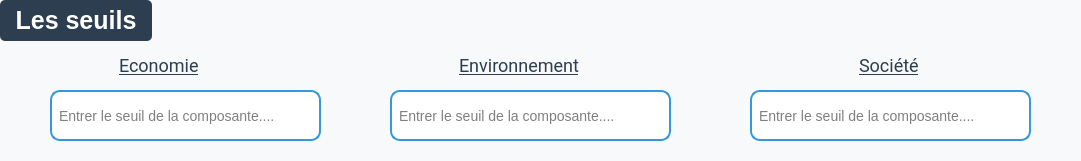
  <widget class="QGroupBox" name="groupBox">
   <property name="geometry">
    <rect>
     <x>20</x>
     <y>10</y>
     <width>1081</width>
     <height>161</height>
    </rect>
   </property>
   <property name="font">
    <font>
     <pointsize>-1</pointsize>
     <weight>75</weight>
     <bold>true</bold>
    </font>
   </property>
   <property name="styleSheet">
    <string notr="true">QGroupBox {
    font-size: 25px;           /* Taille du texte */
    font-weight: bold;         /* Texte en gras */
    color: #2c3e50;           /* Bleu foncé (professionnel) */
    background-color: #f8f9fa; /* Fond léger */
    border: none;              /* Supprime la bordure */
    border-radius: 10px;       /* Coins arrondis */
    margin-top: 20px;          /* Décalage pour le titre */
    padding: 10px;             /* Espacement interne */
}

QGroupBox::title {
    subcontrol-origin: margin;
    subcontrol-position: top left; /* Position à gauche */
    padding: 5px 15px;
    font-size: 18px;
    font-weight: bold;
    color: #ffffff;            /* Blanc pour contraste */
    background-color: #2c3e50; /* Bleu foncé */
    border-radius: 5px;        /* Coins arrondis du titre */
    padding: 6px 12px;         /* Espacement pour effet propre */
}

/* Effet Hover (quand on passe la souris sur la QGroupBox) */
QGroupBox:hover {
    background-color: #ecf0f1; /* Légère variation pour effet pro */
}

QGroupBox::title:hover {
    background-color: #34495e; /* Changement du bleu foncé au survol */
}
</string>
   </property>
   <property name="title">
    <string>Les seuils</string>
   </property>
   <widget class="QLineEdit" name="seuile_economie">
    <property name="geometry">
     <rect>
      <x>50</x>
      <y>90</y>
      <width>271</width>
      <height>51</height>
     </rect>
    </property>
    <property name="styleSheet">
     <string notr="true">* {
    border: 2px solid #3498db;
    border-radius: 10px;
    padding: 5px;
    background-color: white;
    selection-background-color: #2980b9;
    font-size: 14px;
}
</string>
    </property>
    <property name="dragEnabled">
     <bool>false</bool>
    </property>
    <property name="placeholderText">
     <string>Entrer le seuil de la composante....</string>
    </property>
    <property name="clearButtonEnabled">
     <bool>true</bool>
    </property>
   </widget>
   <widget class="QLabel" name="label">
    <property name="geometry">
     <rect>
      <x>100</x>
      <y>40</y>
      <width>131</width>
      <height>51</height>
     </rect>
    </property>
    <property name="font">
     <font>
      <family>Roboto,Open Sans,Arial,sans-serif</family>
      <pointsize>-1</pointsize>
      <weight>50</weight>
      <bold>false</bold>
      <underline>true</underline>
     </font>
    </property>
    <property name="styleSheet">
     <string notr="true">QLabel {
    font-family: 'Roboto', 'Open Sans', Arial, sans-serif; /* Police élégante */
    font-size: 18px;          /* Taille du texte pour lisibilité */
    font-weight: normal;      /* Pas de gras */
    text-decoration: underline; /* Souligné */
    color: #2c3e50;           /* Bleu foncé professionnel */
    text-align: center;       /* Centre le texte */
    margin: 5px;              /* Espacement autour */
    padding: 10px;            /* Espacement interne */
    background-color: #f8f9fa; /* Fond gris très clair */
    border-radius: 10px;      /* Coins arrondis */
    box-shadow: 2px 2px 5px rgba(0, 0, 0, 0.1); /* Ombre légère pour effet moderne */
}

QLabel:hover {
    background-color: #e3e7ea; /* Fond légèrement plus sombre au survol */
    color: #1a252f;           /* Texte plus foncé au survol */
    transition: 0.3s ease;    /* Animation fluide pour le changement */
    text-decoration: underline; /* Conserve le soulignement */
}
</string>
    </property>
    <property name="text">
     <string>Economie</string>
    </property>
   </widget>
   <widget class="QLabel" name="label_2">
    <property name="geometry">
     <rect>
      <x>440</x>
      <y>40</y>
      <width>161</width>
      <height>51</height>
     </rect>
    </property>
    <property name="font">
     <font>
      <family>Roboto,Open Sans,Arial,sans-serif</family>
      <pointsize>-1</pointsize>
      <weight>50</weight>
      <bold>false</bold>
      <underline>true</underline>
     </font>
    </property>
    <property name="styleSheet">
     <string notr="true">QLabel {
    font-family: 'Roboto', 'Open Sans', Arial, sans-serif; /* Police élégante */
    font-size: 18px;          /* Taille du texte pour lisibilité */
    font-weight: normal;      /* Pas de gras */
    text-decoration: underline; /* Souligné */
    color: #2c3e50;           /* Bleu foncé professionnel */
    text-align: center;       /* Centre le texte */
    margin: 5px;              /* Espacement autour */
    padding: 10px;            /* Espacement interne */
    background-color: #f8f9fa; /* Fond gris très clair */
    border-radius: 10px;      /* Coins arrondis */
    box-shadow: 2px 2px 5px rgba(0, 0, 0, 0.1); /* Ombre légère pour effet moderne */
}

QLabel:hover {
    background-color: #e3e7ea; /* Fond légèrement plus sombre au survol */
    color: #1a252f;           /* Texte plus foncé au survol */
    transition: 0.3s ease;    /* Animation fluide pour le changement */
    text-decoration: underline; /* Conserve le soulignement */
}
</string>
    </property>
    <property name="text">
     <string>Environnement</string>
    </property>
   </widget>
   <widget class="QLabel" name="label_3">
    <property name="geometry">
     <rect>
      <x>840</x>
      <y>40</y>
      <width>101</width>
      <height>51</height>
     </rect>
    </property>
    <property name="font">
     <font>
      <family>Roboto,Open Sans,Arial,sans-serif</family>
      <pointsize>-1</pointsize>
      <weight>50</weight>
      <bold>false</bold>
      <underline>true</underline>
     </font>
    </property>
    <property name="styleSheet">
     <string notr="true">QLabel {
    font-family: 'Roboto', 'Open Sans', Arial, sans-serif; /* Police élégante */
    font-size: 18px;          /* Taille du texte pour lisibilité */
    font-weight: normal;      /* Pas de gras */
    text-decoration: underline; /* Souligné */
    color: #2c3e50;           /* Bleu foncé professionnel */
    text-align: center;       /* Centre le texte */
    margin: 5px;              /* Espacement autour */
    padding: 10px;            /* Espacement interne */
    background-color: #f8f9fa; /* Fond gris très clair */
    border-radius: 10px;      /* Coins arrondis */
    box-shadow: 2px 2px 5px rgba(0, 0, 0, 0.1); /* Ombre légère pour effet moderne */
}

QLabel:hover {
    background-color: #e3e7ea; /* Fond légèrement plus sombre au survol */
    color: #1a252f;           /* Texte plus foncé au survol */
    transition: 0.3s ease;    /* Animation fluide pour le changement */
    text-decoration: underline; /* Conserve le soulignement */
}
</string>
    </property>
    <property name="text">
     <string>Société</string>
    </property>
   </widget>
   <widget class="QLineEdit" name="seuil_environnement">
    <property name="geometry">
     <rect>
      <x>390</x>
      <y>90</y>
      <width>281</width>
      <height>51</height>
     </rect>
    </property>
    <property name="styleSheet">
     <string notr="true">* {
    border: 2px solid #3498db;
    border-radius: 10px;
    padding: 5px;
    background-color: white;
    selection-background-color: #2980b9;
    font-size: 14px;
}
</string>
    </property>
    <property name="placeholderText">
     <string>Entrer le seuil de la composante....</string>
    </property>
    <property name="clearButtonEnabled">
     <bool>true</bool>
    </property>
   </widget>
   <widget class="QLineEdit" name="seui_societe">
    <property name="geometry">
     <rect>
      <x>750</x>
      <y>90</y>
      <width>281</width>
      <height>51</height>
     </rect>
    </property>
    <property name="styleSheet">
     <string notr="true">* {
    border: 2px solid #3498db;
    border-radius: 10px;
    padding: 5px;
	height: 31px;
    background-color: white;
    selection-background-color: #2980b9;
    font-size: 14px;
}
</string>
    </property>
    <property name="placeholderText">
     <string>Entrer le seuil de la composante....</string>
    </property>
    <property name="clearButtonEnabled">
     <bool>true</bool>
    </property>
   </widget>
  </widget>
